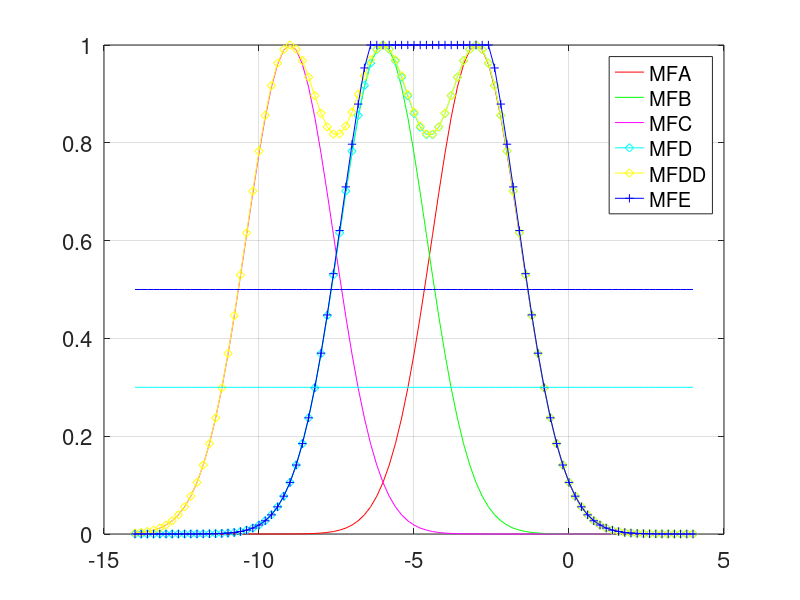

Write the MATLAB code that produced this figure.
% probabilistic sum and Łukasiewicz sum
x=[-14:0.2:4]
ya=exp(-(((x+3)/2).^2))
yb=exp(-(((x+6)/2).^2))
yc=exp(-(((x+9)/2).^2))
yd=ya+yb-ya.*yb
ydd=yd+yc-yd.*yc
ye=min(1,ya+yb)

% alpha cuts
l03=x*0+0.3
l05=x*0+0.5

% plot the curves
plot(x,ya,'r',x,yb,'g',x,yc,'m',
     x,yd,'c-d',x,ydd,'y-d',x,ye,'b-+',
     x,l03,'c',x,l05,'b')
grid on
legend('MFA','MFB','MFC','MFD','MFDD','MFE')

% axis, line width, font size
set(gca,'fontsize',16)

% calculate cardinal
cardD=sum(yd)
cardE=sum(ye)
